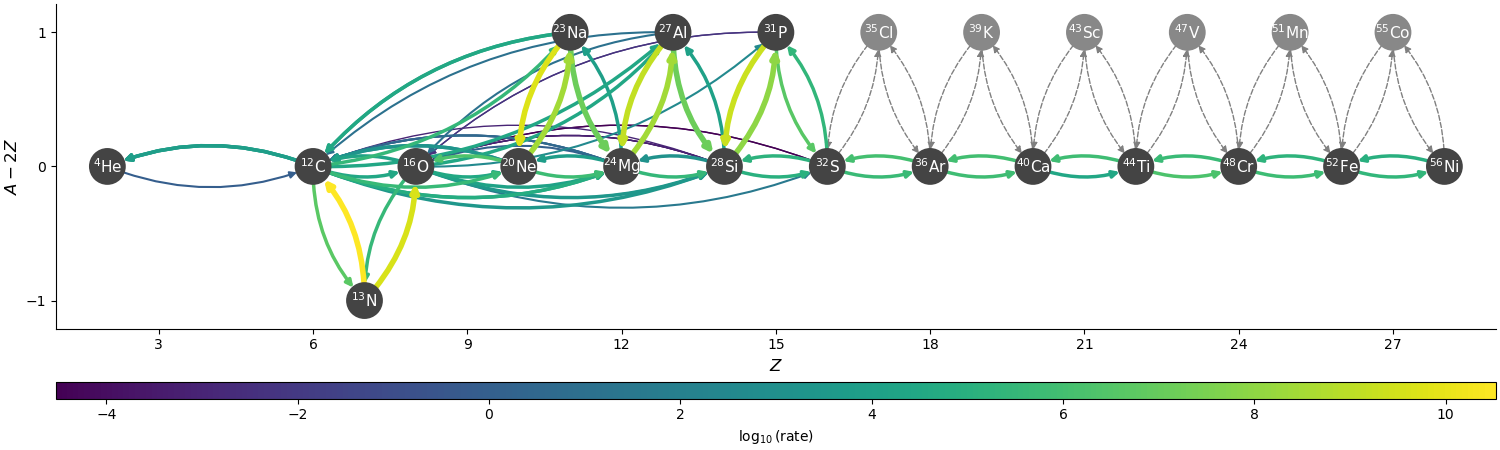

Generate this figure with Python:
# an approximate network for He/C burning with key rates
# to bypass the C12(a,g)O16 rate.
# This is fully-compatible with NSE.

import pynucastro as pyna
from pynucastro.networks import AmrexAstroCxxNetwork

DO_DERIVED_RATES = True

def get_library():

    reaclib_lib = pyna.ReacLibLibrary()

    all_reactants = ["p",
                     "he4", "c12", "o16", "ne20", "mg24", "si28", "s32",
                     "ar36", "ca40", "ti44", "cr48", "fe52", "ni56",
                     "al27", "p31", "cl35", "k39", "sc43", "v47", "mn51", "co55",
                     "n13", "na23"]

    subch = reaclib_lib.linking_nuclei(all_reactants)

    # in this list, we have the reactants, the actual reactants,
    # and modified products that we will use instead
    other_rates = [("c12(c12,n)mg23", "mg24"),
                   ("o16(o16,n)s31", "s32"),
                   ("o16(c12,n)si27", "si28")]

    for r, mp in other_rates:
        _r = reaclib_lib.get_rate_by_name(r)
        forward_rate = pyna.ModifiedRate(_r, new_products=[mp])
        derived_rate = pyna.DerivedRate(rate=forward_rate, compute_Q=True, use_pf=True)
        subch += pyna.Library(rates=[forward_rate, derived_rate])

    # C12+Ne20 and reverse
    # (a,g) links between Na23 and Al27
    # (a,g) links between Al27 and P31

    rates_to_remove = ["p31(p,c12)ne20",
                       "si28(a,c12)ne20",
                       "ne20(c12,p)p31",
                       "ne20(c12,a)si28",
                       "na23(a,g)al27",
                       "al27(g,a)na23",
                       "al27(a,g)p31",
                       "p31(g,a)al27"]

    for r in rates_to_remove:
        print("removing: ", r)
        _r = subch.get_rate_by_name(r)
        subch.remove_rate(_r)

    if DO_DERIVED_RATES:
        rates_to_derive = subch.backward().get_rates()

        # now for each of those derived rates, look to see if the pair exists

        for r in rates_to_derive:
            fr = subch.get_rate_by_nuclei(r.products, r.reactants)
            if fr:
                print(f"modifying {r} from {fr}")
                subch.remove_rate(r)
                d = pyna.DerivedRate(rate=fr, compute_Q=True, use_pf=True)
                subch.add_rate(d)

    return subch


def create_network():

    subch = get_library()

    # these are the rates that we are going to allow to be optionally
    # zeroed
    r1 = subch.get_rate_by_name("c12(p,g)n13")
    r2 = subch.get_rate_by_name("n13(he4,p)o16")

    net = AmrexAstroCxxNetwork(libraries=[subch], disable_rate_params=[r1, r2])
    net.make_ap_pg_approx(intermediate_nuclei=["cl35", "k39", "sc43", "v47", "mn51", "co55"])
    net.remove_nuclei(["cl35", "k39", "sc43", "v47", "mn51", "co55"])

    return net


def doit():

    net = create_network()

    net.summary()

    comp = pyna.Composition(net.get_nuclei())
    comp.set_all(0.1)
    comp.set_nuc("he4", 0.95)
    comp.normalize()

    rho = 1.e7
    T = 6.e9

    net.plot(rho, T, comp, outfile="ase.png",
             rotated=True, hide_xalpha=True, curved_edges=True,
             size=(1500, 450),
             node_size=600, node_font_size=11,
             Z_range=(1, 29))

    net.write_network()


if __name__ == "__main__":
    doit()
